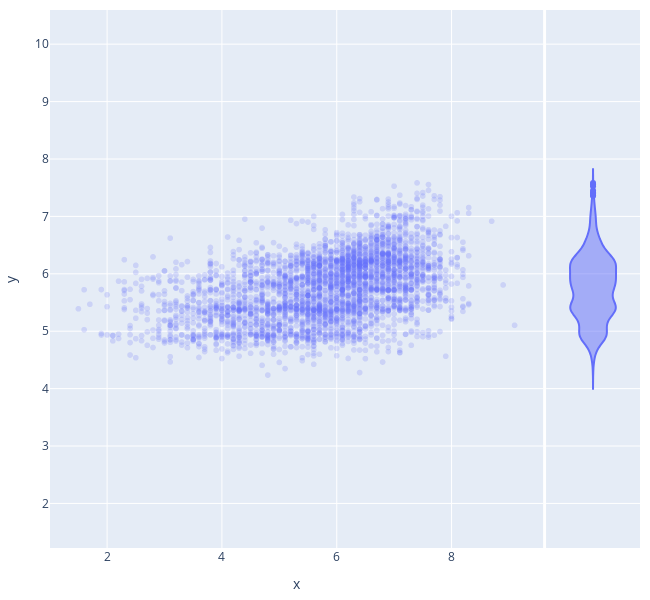

The cell this chart's notebook holds for it:
### Code cell
print(f'Number of votes min : {numVotes[0]}, max : {numVotes[1]}')
print(f'Duration min : {duree[0]}, max : {duree[1]}')
print(f'From {year[0]} to {year[1]}')
print(f'{genre} best genres selected')
print(f'{parentalAdvisor} best advisory selected')


fig = px.scatter(x = Y_test, y = Y_test_pred, opacity=0.2, width=650, height=600, marginal_y='violin')
fig.update_layout( margin=dict(l=20, r=10, t=10, b=10), yaxis=dict(scaleanchor="x", scaleratio=1))
fig.show()

### Figure 1 — Plotly figure (JSON) as saved in the notebook; plotly's stock layout.template omitted (floating-point values rounded to 4 significant figures; data arrays with more than 128 entries replaced by an {"elided": "..."} marker saying what was removed)
{"data": [{"hovertemplate": "x=%{x}<br>y=%{y}<extra></extra>", "legendgroup": "", "marker": {"color": "#636efa", "opacity": 0.2, "symbol": "circle"}, "mode": "markers", "name": "", "showlegend": false, "type": "scattergl", "x": {"elided": "3334 float values"}, "xaxis": "x", "y": {"elided": "3334 float values"}, "yaxis": "y"}, {"alignmentgroup": "True", "hovertemplate": "y=%{y}<extra></extra>", "legendgroup": "", "marker": {"color": "#636efa", "symbol": "circle"}, "name": "", "offsetgroup": "", "scalegroup": "y", "showlegend": false, "type": "violin", "xaxis": "x2", "y": {"elided": "3334 float values"}, "yaxis": "y2"}], "layout": {"height": 600, "legend": {"tracegroupgap": 0}, "margin": {"b": 10, "l": 20, "r": 10, "t": 10}, "width": 650, "xaxis": {"anchor": "y", "domain": [0, 0.8358], "title": {"text": "x"}}, "xaxis2": {"anchor": "y2", "domain": [0.8408, 1], "matches": "x2", "showgrid": false, "showline": false, "showticklabels": false, "ticks": ""}, "yaxis": {"anchor": "x", "domain": [0, 1], "scaleanchor": "x", "scaleratio": 1, "title": {"text": "y"}}, "yaxis2": {"anchor": "x2", "domain": [0, 1], "matches": "y", "showgrid": true, "showticklabels": false}}}
